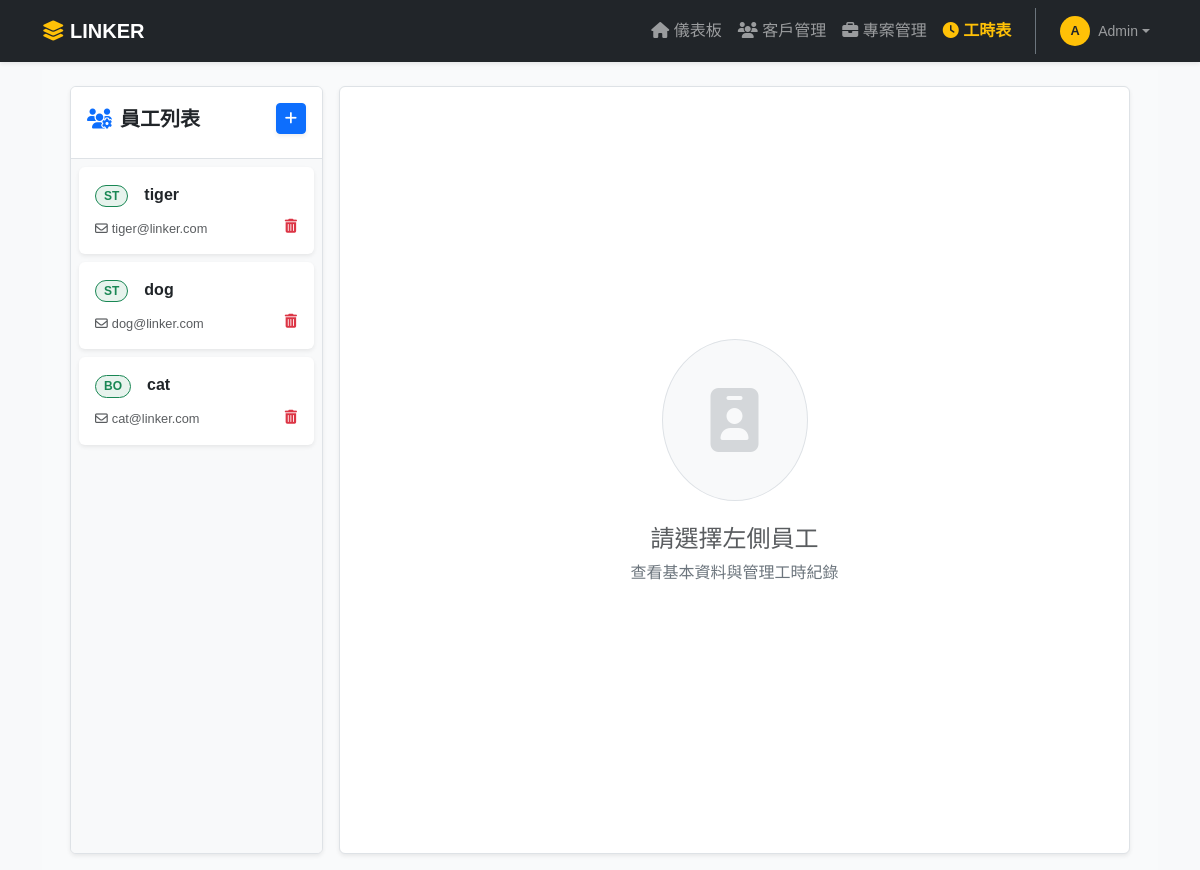
Screenshot of /ui/employees/ with the database file from the repository.
### models.py (models this page shows)
class Employee(SQLModel, table=True):
    __tablename__ = "employees"
    id: str = Field(default_factory=generate_uuid, primary_key=True)
    name: str = Field(index=True)
    email: Optional[str] = Field(default=None, index=True)
    role: Optional[str] = Field(default="staff")
    hourly_rate: float = Field(default=0.0)
    is_active: bool = Field(default=True)
    timesheets: List["Timesheet"] = Relationship(back_populates="employee")

### unified_factory.py (the view)
    @web.get("/", response_class=HTMLResponse)
    async def web_list_page(request: Request, db: Session = Depends(get_db_func)):
        items = get_all_endpoint(db)
        return templates.TemplateResponse(
            f"{path_name}/{path_name}.html",
            {"request": request, f"{path_name}": items, "active_page": path_name}
        )

### templates/employees/employees.html (shortened to what this page needs)
{% extends "base.html" %}
{% block content %}
<div class="container-fluid vh-100 overflow-hidden bg-light bg-opacity-10">
    <div class="row h-100 gx-3 px-3">
        <div class="col-md-3 h-100 d-flex flex-column py-3">
            <div class="bg-white border rounded shadow-sm d-flex flex-column h-100 overflow-hidden">
                <div class="p-3 bg-white border-bottom">
                    <div class="d-flex justify-content-between align-items-center mb-2">
                        <h5 class="mb-0 fw-bold text-dark">
                            <i class="fas fa-users-cog text-primary me-2"></i>員工列表
                        </h5>
                        <button class="btn btn-sm btn-primary shadow-sm"
                                hx-get="/ui/employees/new-row"
                                hx-target="#employee-sidebar-list"
                                hx-swap="afterbegin">
                            <i class="fas fa-plus"></i>
                        </button>
                    </div>
                </div>
                <div id="employee-sidebar-list" class="flex-grow-1 overflow-auto p-2 d-flex flex-column gap-2 bg-light">
                    {% for employee in employees %}
                        {% include "employees/employees_row.html" %}
                    {% endfor %}
                </div>
            </div>
        </div>
        <div class="col-md-9 h-100 py-3 position-relative">
            <div id="main-workspace" class="h-100 overflow-auto p-4 bg-white border rounded shadow-sm">
                {% if selected_item %}
                    {% with employee = selected_item %}
                        {% include "employees/employees_edit.html" %}
                    {% endwith %}
                {% else %}
                    <div class="h-100 d-flex flex-column align-items-center justify-content-center text-muted animate__animated animate__fadeIn">
                        <div class="bg-light rounded-circle p-5 mb-4 border border-dashed">
                            <i class="fas fa-id-badge fa-4x text-secondary opacity-25"></i>
                        </div>
                        <h4>請選擇左側員工</h4>
                        <p class="text-secondary">查看基本資料與管理工時紀錄</p>
                    </div>
                {% endif %}
            </div>
        </div>
    </div>
</div>
{% endblock %}

### templates/employees/employees_row.html (shortened to what this page needs)
<div class="card border-0 shadow-sm employee-sidebar-item cursor-pointer" id="employee-{{ employee.id }}">
    <div class="card-body p-3">
        <div class="d-flex align-items-center">
            <div class="flex-shrink-0 me-3">
                <span class="badge rounded-pill bg-success bg-opacity-10 text-success border border-success px-2">
                    {{ employee.role[:2].upper() if employee.role else 'EM' }}
                </span>
            </div>
            <div class="flex-grow-1" style="min-width: 0;">
                <a href="#"
                   class="text-decoration-none text-dark fw-bold stretched-link text-truncate d-block"
                   hx-get="/ui/employees/{{ employee.id }}"
                   hx-target="#main-workspace"
                   hx-swap="innerHTML"
                   hx-push-url="?employee_id={{ employee.id }}">
                   {{ employee.name }}
                </a>
            </div>
        </div>
        <div class="d-flex justify-content-between align-items-end mt-2">
            <small class="text-muted text-truncate" style="font-size: 0.8rem; max-width: 70%;">
                <i class="far fa-envelope me-1"></i>{{ employee.email }}
            </small>
            <button class="btn btn-sm btn-link text-danger p-0 position-relative z-2"
                    hx-delete="/ui/employees/{{ employee.id }}"
                    hx-confirm="確定要刪除此員工嗎？相關工時紀錄也會被刪除。"
                    hx-target="#employee-{{ employee.id }}"
                    hx-swap="outerHTML">
                <i class="fas fa-trash-alt"></i>
            </button>
        </div>
    </div>
</div>

### templates/base.html (style rules this page uses)
body { font-family: 'Noto Sans TC', sans-serif; background-color: #f8f9fa; padding-top: 70px; }

### templates/employees/employees_row.html (style rules this page uses)
.employee-sidebar-item { border-left: 4px solid transparent; transition: all 0.2s; }

### rows the page displays
Employee: role "ST", name "tiger", email "tiger@linker.com"
Employee: role "ST", name "dog", email "dog@linker.com"
Employee: role "BO", name "cat", email "cat@linker.com"
